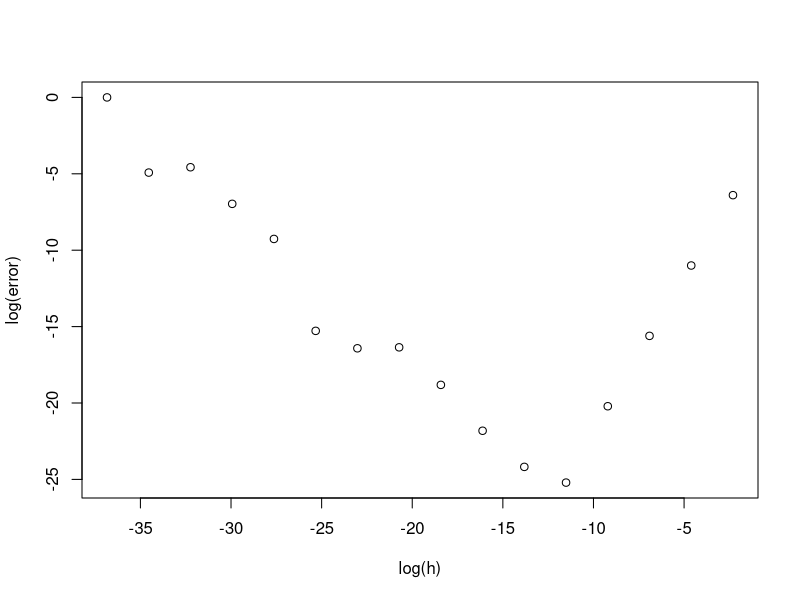

Reproduce this figure in R.
## ---- chunk 1
library(tidyverse)
## ---- chunk 2
exponente <- (-1)*(1:16)
h <- 10^exponente 
h
## ---- chunk 3
aprox <- (cos(2+h)-cos(2-h))/(2*h)
aprox
## ---- chunk 4
error <- (aprox + sin(2))/(-sin(2))
error <- abs(error)
error
## ---- chunk 5
plot(log(h),log(error))
